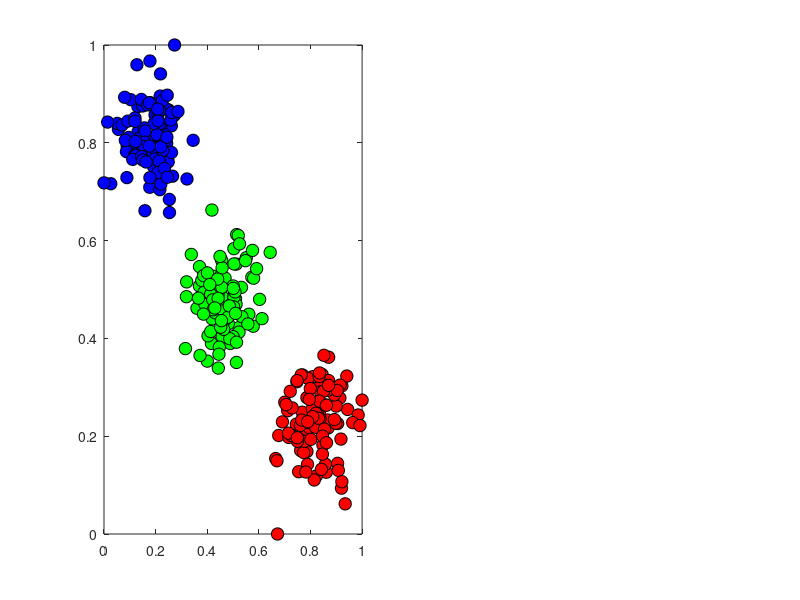

The MATLAB script that drew this image: (Note: this script raises an error after producing the figure.)
n=12;

Sigma=[1 1];
Num=100;
numberOfTrain=3*Num;
nVar=2;
f1     = mvnrnd([1 10], Sigma, Num);
f2     = mvnrnd([10 1], Sigma, Num);
f3     = mvnrnd([5 5], Sigma, Num);

data=[f1 1*ones(Num,1)
    f2 2*ones(Num,1)
    f3 3*ones(Num,1)];

for p=1:2
    min1=min(data(:,p));
    max1=max(data(:,p));
    data(:,p)=(data(:,p)-min1)/(max1-min1);
end



subplot(1,2,1),plot(data(1:Num,1),data(1:Num,2),'o',...
    'MarkerSize',9,...
    'MarkerEdgeColor','k',...
    'MarkerFaceColor','b')
hold on;
subplot(1,2,1),plot(data(Num+1:2*Num,1),data(Num+1:2*Num,2),'o',...
    'MarkerSize',9,...
    'MarkerEdgeColor','k',...
    'MarkerFaceColor','r')

hold on;
subplot(1,2,1),plot(data(2*Num+1:3*Num,1),data(2*Num+1:3*Num,2),'o',...
    'MarkerSize',9,...
    'MarkerEdgeColor','k',...
    'MarkerFaceColor','g')

randperm1=randperm(3*Num);
data=data(randperm1,:);

node.w=[];
node.pos=[];
node.disInput=[];
node.Target=[];
som=repmat(node,[1 n*n]);

for i=1:n
    for j=1:n
        som((i-1)*(n)+j).w=unifrnd(0.0001,1,[1 nVar]);
        som((i-1)*(n)+j).pos=[i j];
        som((i-1)*(n)+j).disInput=0;
        node.Target((i-1)*(n)+j)=-1;
    end
end

maxEpoch=50;

neighborhoodRadius=12;
eta0=0.1;

disW=zeros(1,n*n);
for iter=1:maxEpoch

    eta=eta0*exp(-1*iter/maxEpoch);
    %     neighborhoodRadius=10;
    for index=1:numberOfTrain
        input=data(index,1:nVar);
        for t=1:n*n
            som(t).disInput=norm(som(t).w-input);
        end
        [valueMin,indexMin]=min([som.disInput]);
        i=round(indexMin/n);
        if(i==0)
            i=1;
        end
        j=mod(indexMin,n);
        %         setColorFun(i,j);
        indexNN=indexSelect(i,j,n,neighborhoodRadius);
        %         for p=1:size(indexNN,2)
        %             %             setColorFun(indexNN(1,p),indexNN(2,p));
        %         end
        for m=1:size(indexNN,2)
            i1=indexNN(1,m);
            j1=indexNN(2,m);
            n1=(i1-1)*(n)+j1;
            som(n1).w=som(n1).w+0.01*eta*(input-som(n1).w);
        end
    end
    
    if(mod(iter,n)==0)
        neighborhoodRadius=neighborhoodRadius-1;
        if neighborhoodRadius==0
            neighborhoodRadius=1;
        end
    end
    %****************************
    A = zeros(n,n);
    subplot(1,2,2),pcolor(A)
    colormap(gray(2))
    for index=1:numberOfTrain
        input=data(index,1:nVar);
        target=data(index,1+nVar);
        for t=1:n*n
            som(t).disInput=norm(som(t).w-input);
        end
        [valueMin,indexMin]=min([som.disInput]);
        i=round(indexMin/n);
        if(i==0)
            i=1;
        end
        j=mod(indexMin,n);
        if(j==0)
            j=n;
        end
        %     i
        %     j
        %     indexMin
        som((i-1)*(n)+j).Target=target;
        setColorFun(i,j,target);
    end
     pause(0.05);
end






%  patch([14,15,15,14],[14,14,15,15],[rand rand rand]) % [r g b] values
% % text(1.25,2.5,'Start')
%  patch([1,2,2,1],[1,1,2,2],[1 0 1]) % [r g b] values
% text(10.25,10.5,'Goal')

% figure(2);
% A = zeros(15,15)
% % A(5,1:3) = 0;
% % A(8:10,2:3) = 0;
% % A(5:7,6:7) = 0;
% % A(1:3,8:10) = 0;
% pcolor(A)
% colormap(gray(2))
